Frame 1 (no input): blank canvas, image omitted
Frame 60 (no input): blank canvas, image omitted
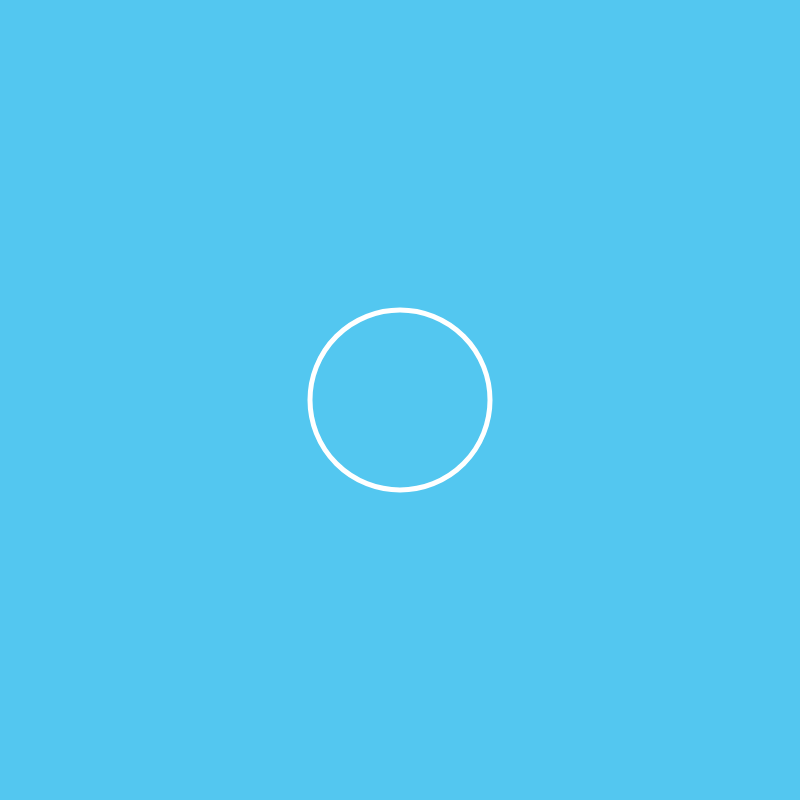
Frame 120 (the mouse pressed at the canvas centre since frame 60)

The p5.js sketch whose frames 1 and 60 were blank and that drew this single picture after the mouse press (run headless with seeded random() and noise() and a simulated clock; from frame 60 on, the mouse is pressed at the canvas centre):

// p5.js sketch
// ── sketch.js
let ripple_x = 0;
let ripple_y = 0;
let ripple_d = 0;

let ripplers = [];

class Rippler {
  constructor (x,y){
    this.x = x,
    this.y = y,
    this.d = 0
  }

  draw(){
    this.d += 3;
    circle(this.x, this.y, this.d);
  }
}

function setup() {
  createCanvas( 800, 800);
}

function draw() {
  background('#53c7f0');
  stroke("white");
  strokeWeight(5);
  noFill();

  for (let i = 0; i < ripplers.length; i++){
    ripplers[i].draw();
  }

  //ripple_d += 1;
  //circle(ripple_x, ripple_y, ripple_d);

  //push();
  //fill("white");
  //strokeWeight(1);
  //textSize(30);
  //text("ripple_x:" + ripple_x, 50, 50);
  //text("ripple_y:" + ripple_y, 50, 80);
  //pop();
}

function mousePressed(){

  ripple_x = mouseX;
  ripple_y = mouseY;
  ripple_d = 0;

  

  ripplers.push(new Rippler(mouseX, mouseY));

}
